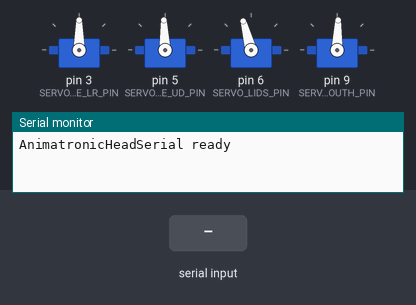
A sketch run on a simulated Arduino Uno, built with avr-gcc and run on an emulated ATmega328P. On the bench: 4 × servo, the last lines printed to the serial monitor. Inputs (shaded band) come from the test bench. Random numbers use the default seed unless the sketch sets one.

Above: at 1.2 s.
1.3 s: "STATE:\n" received over Serial
At 4.77 s:
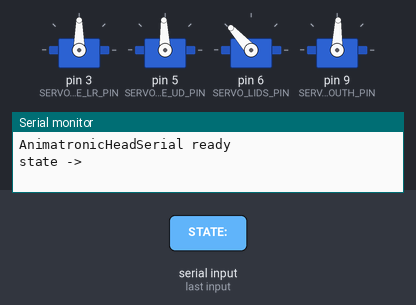
Timing chart, 0 to 11.6 s (numbered marks = the images above; inputs shaded):
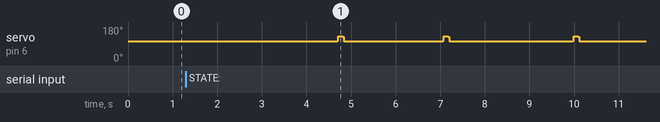

The sketch:

AnimatronicHeadSerial.ino
```cpp
/*
  AnimatronicHeadSerial

  Receives high-level Portal chat states over USB serial and animates 4 servos:
  1. eye left/right
  2. eye up/down
  3. eyelids up/down
  4. mouth up/down

  Expected serial messages at 115200 baud:
    STATE:idle
    STATE:ready
    STATE:listening
    STATE:processing
    STATE:speaking
    STATE:waiting_for_reply
    STATE:error
    STATE:reset

  Wiring:
  - Eye left/right servo  -> pin 3
  - Eye up/down servo     -> pin 5
  - Eyelid servo          -> pin 6
  - Mouth servo           -> pin 9

  Notes:
  - Adjust the neutral/min/max values below for your mechanics.
  - This sketch is intentionally servo-agnostic: it responds to conversation state,
    not to low-level movement commands.
*/

#include <Servo.h>

const unsigned long SERIAL_BAUD = 115200;

const uint8_t SERVO_EYE_LR_PIN = 3;
const uint8_t SERVO_EYE_UD_PIN = 5;
const uint8_t SERVO_LIDS_PIN = 6;
const uint8_t SERVO_MOUTH_PIN = 9;

const int EYE_LR_MIN = 60;
const int EYE_LR_CENTER = 90;
const int EYE_LR_MAX = 120;

const int EYE_UD_MIN = 72;
const int EYE_UD_CENTER = 92;
const int EYE_UD_MAX = 112;

const int LIDS_OPEN = 84;
const int LIDS_HALF = 105;
const int LIDS_CLOSED = 132;

const int MOUTH_CLOSED = 88;
const int MOUTH_MID = 106;
const int MOUTH_OPEN = 128;

const float SERVO_SMOOTHING = 0.12f;
const unsigned long BLINK_DURATION_MS = 120;
const unsigned long BOOT_SETTLE_MS = 1400;

Servo servoEyeLR;
Servo servoEyeUD;
Servo servoLids;
Servo servoMouth;

String serialBuffer = "";
String currentState = "boot";

float eyeLRValue = EYE_LR_CENTER;
float eyeUDValue = EYE_UD_CENTER;
float lidsValue = LIDS_HALF;
float mouthValue = MOUTH_CLOSED;

float eyeLRTarget = EYE_LR_CENTER;
float eyeUDTarget = EYE_UD_CENTER;
float lidsTarget = LIDS_HALF;
float mouthTarget = MOUTH_CLOSED;

unsigned long bootStartedAt = 0;
unsigned long blinkStartedAt = 0;
unsigned long lastBlinkAt = 0;
unsigned long nextBlinkDelayMs = 2000;
unsigned long lastGazeShiftAt = 0;
unsigned long nextGazeShiftDelayMs = 1200;
bool blinkActive = false;

void setup() {
  Serial.begin(SERIAL_BAUD);

  servoEyeLR.attach(SERVO_EYE_LR_PIN);
  servoEyeUD.attach(SERVO_EYE_UD_PIN);
  servoLids.attach(SERVO_LIDS_PIN);
  servoMouth.attach(SERVO_MOUTH_PIN);

  bootStartedAt = millis();
  setState("boot");
  writeServosImmediate();

  Serial.println("AnimatronicHeadSerial ready");
}

void loop() {
  readSerialMessages();
  updateStateMachine();
  updateBlink();
  updateGazeTargets();
  updateStateTargets();
  easeServos();
  writeServos();
}

void readSerialMessages() {
  while (Serial.available() > 0) {
    const char ch = (char)Serial.read();
    if (ch == '\r') continue;

    if (ch == '\n') {
      if (serialBuffer.length() > 0) {
        handleLine(serialBuffer);
        serialBuffer = "";
      }
      continue;
    }

    if (serialBuffer.length() < 80) {
      serialBuffer += ch;
    }
  }
}

void handleLine(String line) {
  line.trim();
  if (!line.length()) return;

  if (line.startsWith("STATE:")) {
    String next = line.substring(6);
    next.trim();
    next.toLowerCase();
    setState(next);
    Serial.print("state -> ");
    Serial.println(currentState);
  }
}

void setState(const String &next) {
  currentState = next;

  if (currentState == "reset") {
    blinkActive = false;
    eyeLRTarget = EYE_LR_CENTER;
    eyeUDTarget = EYE_UD_CENTER;
    lidsTarget = LIDS_HALF;
    mouthTarget = MOUTH_CLOSED;
    return;
  }

  if (currentState == "boot") {
    blinkActive = false;
    eyeLRTarget = EYE_LR_CENTER;
    eyeUDTarget = EYE_UD_CENTER;
    lidsTarget = LIDS_HALF;
    mouthTarget = MOUTH_CLOSED;
    return;
  }

  scheduleBlinkFromNow();
  scheduleGazeShiftFromNow();
}

void updateStateMachine() {
  if (currentState == "boot" && millis() - bootStartedAt > BOOT_SETTLE_MS) {
    setState("ready");
  }
}

void updateBlink() {
  const unsigned long now = millis();

  if (blinkActive && now - blinkStartedAt >= BLINK_DURATION_MS) {
    blinkActive = false;
    lastBlinkAt = now;
    nextBlinkDelayMs = pickBlinkDelayForState();
  }

  if (!blinkActive && now - lastBlinkAt >= nextBlinkDelayMs && shouldBlinkForState()) {
    blinkActive = true;
    blinkStartedAt = now;
  }
}

void updateGazeTargets() {
  if (!shouldRoamEyes()) return;

  const unsigned long now = millis();
  if (now - lastGazeShiftAt < nextGazeShiftDelayMs) return;

  lastGazeShiftAt = now;
  nextGazeShiftDelayMs = pickGazeDelayForState();

  if (currentState == "idle") {
    eyeLRTarget = randomInt(EYE_LR_CENTER - 18, EYE_LR_CENTER + 18);
    eyeUDTarget = randomInt(EYE_UD_CENTER - 8, EYE_UD_CENTER + 8);
  } else if (currentState == "processing") {
    eyeLRTarget = randomInt(EYE_LR_CENTER - 14, EYE_LR_CENTER + 14);
    eyeUDTarget = randomInt(EYE_UD_CENTER - 4, EYE_UD_CENTER + 10);
  } else if (currentState == "speaking") {
    eyeLRTarget = randomInt(EYE_LR_CENTER - 10, EYE_LR_CENTER + 10);
    eyeUDTarget = randomInt(EYE_UD_CENTER - 5, EYE_UD_CENTER + 5);
  } else if (currentState == "waiting_for_reply") {
    eyeLRTarget = randomInt(EYE_LR_CENTER - 8, EYE_LR_CENTER + 8);
    eyeUDTarget = randomInt(EYE_UD_CENTER - 3, EYE_UD_CENTER + 3);
  }
}

void updateStateTargets() {
  const unsigned long now = millis();

  if (currentState == "boot") {
    eyeLRTarget = EYE_LR_CENTER;
    eyeUDTarget = EYE_UD_CENTER;
    lidsTarget = LIDS_HALF;
    mouthTarget = MOUTH_CLOSED;
  } else if (currentState == "idle") {
    lidsTarget = LIDS_HALF;
    mouthTarget = MOUTH_CLOSED;
  } else if (currentState == "ready") {
    eyeLRTarget = EYE_LR_CENTER;
    eyeUDTarget = EYE_UD_CENTER;
    lidsTarget = LIDS_OPEN;
    mouthTarget = MOUTH_CLOSED;
  } else if (currentState == "listening") {
    eyeLRTarget = EYE_LR_CENTER;
    eyeUDTarget = EYE_UD_CENTER - 2;
    lidsTarget = LIDS_OPEN;
    mouthTarget = MOUTH_CLOSED;
  } else if (currentState == "processing") {
    lidsTarget = LIDS_HALF;
    mouthTarget = MOUTH_CLOSED;
  } else if (currentState == "speaking") {
    lidsTarget = LIDS_OPEN;
    mouthTarget = speakingMouthTarget(now);
  } else if (currentState == "waiting_for_reply") {
    lidsTarget = LIDS_OPEN;
    mouthTarget = MOUTH_CLOSED;
  } else if (currentState == "error") {
    eyeLRTarget = EYE_LR_CENTER;
    eyeUDTarget = EYE_UD_CENTER + 3;
    lidsTarget = LIDS_OPEN - 6;
    mouthTarget = MOUTH_MID;
  } else if (currentState == "reset") {
    eyeLRTarget = EYE_LR_CENTER;
    eyeUDTarget = EYE_UD_CENTER;
    lidsTarget = LIDS_HALF;
    mouthTarget = MOUTH_CLOSED;
  } else {
    eyeLRTarget = EYE_LR_CENTER;
    eyeUDTarget = EYE_UD_CENTER;
    lidsTarget = LIDS_HALF;
    mouthTarget = MOUTH_CLOSED;
  }

  if (blinkActive) {
    lidsTarget = LIDS_CLOSED;
  }

  eyeLRTarget = clampf(eyeLRTarget, EYE_LR_MIN, EYE_LR_MAX);
  eyeUDTarget = clampf(eyeUDTarget, EYE_UD_MIN, EYE_UD_MAX);
  lidsTarget = clampf(lidsTarget, LIDS_OPEN - 8, LIDS_CLOSED);
  mouthTarget = clampf(mouthTarget, MOUTH_CLOSED, MOUTH_OPEN);
}

void easeServos() {
  eyeLRValue += (eyeLRTarget - eyeLRValue) * SERVO_SMOOTHING;
  eyeUDValue += (eyeUDTarget - eyeUDValue) * SERVO_SMOOTHING;
  lidsValue += (lidsTarget - lidsValue) * SERVO_SMOOTHING;
  mouthValue += (mouthTarget - mouthValue) * SERVO_SMOOTHING;
}

void writeServos() {
  servoEyeLR.write((int)round(eyeLRValue));
  servoEyeUD.write((int)round(eyeUDValue));
  servoLids.write((int)round(lidsValue));
  servoMouth.write((int)round(mouthValue));
}

void writeServosImmediate() {
  eyeLRValue = eyeLRTarget;
  eyeUDValue = eyeUDTarget;
  lidsValue = lidsTarget;
  mouthValue = mouthTarget;
  writeServos();
}

bool shouldBlinkForState() {
  return currentState != "speaking" && currentState != "reset";
}

bool shouldRoamEyes() {
  return currentState == "idle" ||
         currentState == "processing" ||
         currentState == "speaking" ||
         currentState == "waiting_for_reply";
}

unsigned long pickBlinkDelayForState() {
  if (currentState == "idle") return (unsigned long)randomInt(1700, 3200);
  if (currentState == "processing") return (unsigned long)randomInt(1600, 2800);
  if (currentState == "listening") return (unsigned long)randomInt(2400, 4200);
  if (currentState == "waiting_for_reply") return (unsigned long)randomInt(2200, 3600);
  return (unsigned long)randomInt(2200, 3400);
}

unsigned long pickGazeDelayForState() {
  if (currentState == "idle") return (unsigned long)randomInt(900, 1700);
  if (currentState == "processing") return (unsigned long)randomInt(700, 1400);
  if (currentState == "speaking") return (unsigned long)randomInt(500, 950);
  if (currentState == "waiting_for_reply") return (unsigned long)randomInt(900, 1500);
  return 1400;
}

void scheduleBlinkFromNow() {
  blinkActive = false;
  lastBlinkAt = millis();
  nextBlinkDelayMs = pickBlinkDelayForState();
}

void scheduleGazeShiftFromNow() {
  lastGazeShiftAt = millis();
  nextGazeShiftDelayMs = pickGazeDelayForState();
}

int speakingMouthTarget(unsigned long now) {
  const float phase = (float)(now % 520UL) / 520.0f;
  const float waveA = sinf(phase * TWO_PI * 2.0f);
  const float waveB = sinf(phase * TWO_PI * 4.0f + 0.8f);
  const float amount = (waveA * 0.65f + waveB * 0.35f + 1.0f) * 0.5f;
  return (int)round(MOUTH_CLOSED + amount * (MOUTH_OPEN - MOUTH_CLOSED));
}

long randomInt(long minValue, long maxValue) {
  if (maxValue <= minValue) return minValue;
  return random(minValue, maxValue + 1);
}

float clampf(float value, float minValue, float maxValue) {
  if (value < minValue) return minValue;
  if (value > maxValue) return maxValue;
  return value;
}
```
